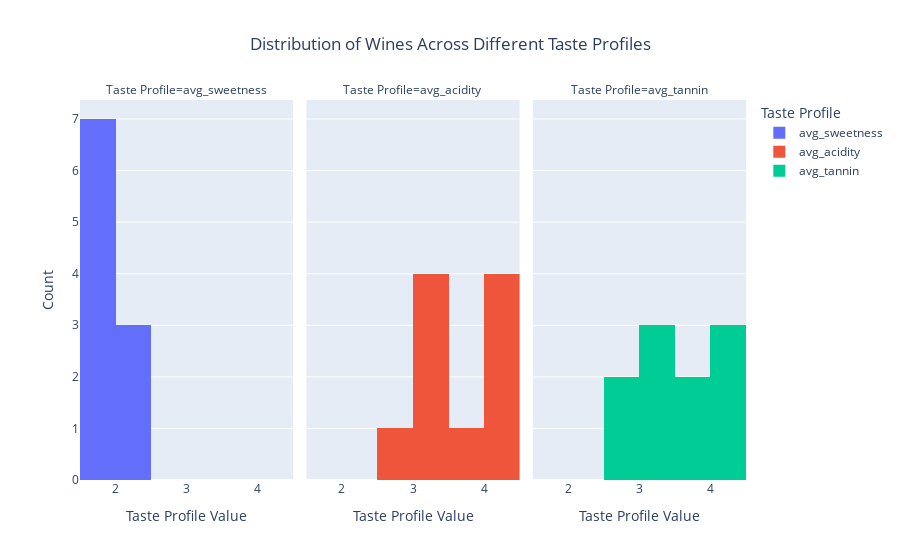

The notebook cell this image was saved under:
### Code cell
fig = px.histogram(
    df_melted,
    x='Value',
    color='Taste Profile',
    facet_col='Taste Profile',
    nbins=10,
    title='Distribution of Wines Across Different Taste Profiles ',
    labels={
        'Value': 'Taste Profile Value',
        'Taste Profile': 'Taste Profile'
    }
)

# Update layout for better appearance
fig.update_layout(
    xaxis_title='Taste Profile Value',
    yaxis_title='Count',
    
    # facet_col_title='Taste Profile',
    title_x=0.5  # Center the title
)

# Show the plot
fig.show()

### Figure 1 — Plotly figure (JSON) as saved in the notebook; plotly's stock layout.template omitted (floating-point values rounded to 4 significant figures)
{"data": [{"alignmentgroup": "True", "bingroup": "x", "hovertemplate": "Taste Profile=avg_sweetness<br>Taste Profile Value=%{x}<br>count=%{y}<extra></extra>", "legendgroup": "avg_sweetness", "marker": {"color": "#636efa", "pattern": {"shape": ""}}, "name": "avg_sweetness", "nbinsx": 10, "offsetgroup": "avg_sweetness", "orientation": "v", "showlegend": true, "type": "histogram", "x": [1.92, 2.08, 1.65, 1.9, 1.67, 1.64, 1.65, 1.61, 2.21, 2.22], "xaxis": "x", "yaxis": "y"}, {"alignmentgroup": "True", "bingroup": "x", "hovertemplate": "Taste Profile=avg_acidity<br>Taste Profile Value=%{x}<br>count=%{y}<extra></extra>", "legendgroup": "avg_acidity", "marker": {"color": "#EF553B", "pattern": {"shape": ""}}, "name": "avg_acidity", "nbinsx": 10, "offsetgroup": "avg_acidity", "orientation": "v", "showlegend": true, "type": "histogram", "x": [3.31, 2.88, 3.53, 3.06, 4.12, 4.03, 4.21, 4, 3.42, 3.2], "xaxis": "x2", "yaxis": "y2"}, {"alignmentgroup": "True", "bingroup": "x", "hovertemplate": "Taste Profile=avg_tannin<br>Taste Profile Value=%{x}<br>count=%{y}<extra></extra>", "legendgroup": "avg_tannin", "marker": {"color": "#00cc96", "pattern": {"shape": ""}}, "name": "avg_tannin", "nbinsx": 10, "offsetgroup": "avg_tannin", "orientation": "v", "showlegend": true, "type": "histogram", "x": [3.2, 2.99, 4.08, 2.78, 4.12, 3.94, 4.07, 3.87, 3.2, 3.28], "xaxis": "x3", "yaxis": "y3"}], "layout": {"annotations": [{"font": {}, "showarrow": false, "text": "Taste Profile=avg_sweetness", "x": 0.16, "xanchor": "center", "xref": "paper", "y": 1, "yanchor": "bottom", "yref": "paper"}, {"font": {}, "showarrow": false, "text": "Taste Profile=avg_acidity", "x": 0.5, "xanchor": "center", "xref": "paper", "y": 1, "yanchor": "bottom", "yref": "paper"}, {"font": {}, "showarrow": false, "text": "Taste Profile=avg_tannin", "x": 0.84, "xanchor": "center", "xref": "paper", "y": 1, "yanchor": "bottom", "yref": "paper"}], "barmode": "relative", "legend": {"title": {"text": "Taste Profile"}, "tracegroupgap": 0}, "title": {"text": "Distribution of Wines Across Different Taste Profiles ", "x": 0.5}, "xaxis": {"anchor": "y", "domain": [0, 0.32], "title": {"text": "Taste Profile Value"}}, "xaxis2": {"anchor": "y2", "domain": [0.34, 0.66], "matches": "x", "title": {"text": "Taste Profile Value"}}, "xaxis3": {"anchor": "y3", "domain": [0.68, 1.0], "matches": "x", "title": {"text": "Taste Profile Value"}}, "yaxis": {"anchor": "x", "domain": [0, 1], "title": {"text": "Count"}}, "yaxis2": {"anchor": "x2", "domain": [0, 1], "matches": "y", "showticklabels": false}, "yaxis3": {"anchor": "x3", "domain": [0, 1], "matches": "y", "showticklabels": false}}}
